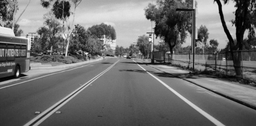
#> input picture HW3/lane.png, 256 x 126 px, shrunk from 1022 x 505 before the run
$ python problem3.py
#> lines starting #> are read from the running program, lines starting #| are printed output that depends on the picture
#> further down, lane is the input picture: shape (126, 256); min 0, max 251, mean 110.3
from matplotlib import image
from matplotlib import pyplot as plt
import numpy as np
from skimage import exposure
import cv2
import matplotlib.cm as cm


def GaussianSmoothing(inputImage):

    kernel = (1/159) * np.array([[2,4,5,4,2],[4,9,12,9,4],[5,12,15,12,5],[4,9,12,9,4],[2,4,5,4,2]])

    kernelSize = kernel.shape[0]

    imagePadded = np.pad(inputImage, pad_width=((kernelSize, kernelSize), (kernelSize, kernelSize)), mode='symmetric') #pad around symmetrically with window size which is more than enough

    outputImage = np.zeros(inputImage.shape)

    for row in range(inputImage.shape[0]):

        print(row)


        for col in range(inputImage.shape[1]): #by iterating through the row and column, we are going through each pixel coordinate on the original image

            value = inputImage[row][col]

            rowOffset = row + kernelSize
            colOffset = col + kernelSize #center of the kernel on the padded image space

            kernelSampledValues = imagePadded[int(rowOffset - (kernelSize-1)/2) : int(rowOffset + (kernelSize-1)/2 + 1), int(colOffset - (kernelSize-1)/2) : int(colOffset + (kernelSize-1)/2 + 1)] #extract the kernel by slicing

            elementwiseMultiply = np.multiply(kernel,kernelSampledValues) #multiply kernel values by Gaussian weights

            outputImage[row][col] = np.sum(elementwiseMultiply) #return the sum of the kernel values
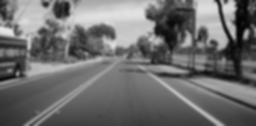
#> outputImage: shape (126, 256) float64; min 4.31, max 229.8, mean 110.3

    return outputImage

def Sobel(inputImage):

    kx = np.array([[-1,0,1],[-2,0,2],[-1,0,1]])
    ky = np.array([[-1,-2,-1],[0,0,0],[1,2,1]]) #gradient kernels

    kernelSize = kx.shape[0]

    imagePadded = np.pad(inputImage, pad_width=((kernelSize, kernelSize), (kernelSize, kernelSize)), mode='symmetric') #pad around symmetrically with window size which is more than enough
#> imagePadded: shape (132, 262) float64


    outputGradientMagnitudes = np.zeros(inputImage.shape)
    outputGradientAngles = np.zeros(inputImage.shape)
    outputCombinedImage = np.zeros(inputImage.shape)


    for row in range(inputImage.shape[0]):

        print(row)

        for col in range(inputImage.shape[1]): #by iterating through the row and column, we are going through each pixel coordinate on the original image

            value = inputImage[row][col]

            rowOffset = row + kernelSize
            colOffset = col + kernelSize #center of the kernel on the padded image space

            kernelSampledValues = imagePadded[int(rowOffset - (kernelSize-1)/2) : int(rowOffset + (kernelSize-1)/2 + 1), int(colOffset - (kernelSize-1)/2) : int(colOffset + (kernelSize-1)/2 + 1)] #extract the kernel by slicing

            elementwiseMultiplyKx = np.multiply(kx,kernelSampledValues)
            Gx = np.sum(elementwiseMultiplyKx) #multiply by kernel, then sum values to get value of gradient

            elementwiseMultiplyKy = np.multiply(ky,kernelSampledValues)
            Gy = np.sum(elementwiseMultiplyKy)

            outputGradientMagnitudes[row][col] = np.sqrt(np.square(Gx) + np.square(Gy)) #get magnitude by performing Pythagorean theorem
            outputGradientAngles[row][col] = np.arctan(Gy / Gx) #get angle in radians with arctan; this is limited to -pi/2 to pi/2

            if outputGradientMagnitudes[row][col] > 100: #to build the magnitude-gradient image, we only want to show the pixels above a certain threshold, since angle image alone is very noisy
                outputCombinedImage[row][col] = (outputGradientAngles[row][col] + (np.pi / 2)) / (np.pi) #first add pi/2 to angle so now it is always positive from 0 to pi, then normalize to 0-1 range by dividing by pi
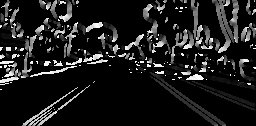
#> outputCombinedImage: shape (126, 256) float64; min 0, max 1, mean 0.114
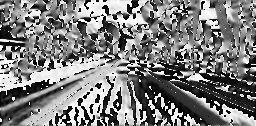
#> outputGradientAngles: shape (126, 256) float64; min -1.57, max 1.57, mean -0.02; drawn with min black and max white
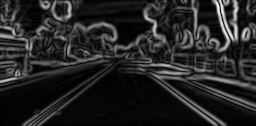
#> outputGradientMagnitudes: shape (126, 256) float64; min 0.271, max 465.2, mean 67.9; drawn with min black and max white

    return outputGradientMagnitudes, outputGradientAngles, outputCombinedImage #return all three images containing different information extracted using Sobel


def NMS(inputMagnitudesImage,inputAngleImages):

    inputMagnitudesImagePadded = np.pad(inputMagnitudesImage, pad_width=((1,1), (1,1)), mode='symmetric') #pad 1 pixel around image symmetrically so we can go value compare in gradient direction along edges
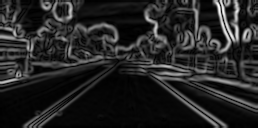
#> inputMagnitudesImagePadded: shape (128, 258) float64; min 0.271, max 465.2, mean 67.6; drawn with min black and max white

    outputMagntiudeImage = np.zeros(inputAngleImages.shape)

    for row in range(inputMagnitudesImage.shape[0]):

        print(row)

        for col in range(inputMagnitudesImage.shape[1]): #by iterating through the row and column, we are going through each pixel coordinate on the original image

            rowOffset = row + 1
            colOffset = col + 1 #absolute coordinates in padded image space; basically just add 1 to both
            pixelValueTarget = inputMagnitudesImagePadded[rowOffset][colOffset]

            direction = getAngleDirection(inputAngleImages[row][col]) #get value from 0 to 3 to determine direction of gradient and which neighboring pixels to check

            if direction == 0: #NS
                pixelValue1 = inputMagnitudesImagePadded[rowOffset+1][colOffset]
                pixelValue2 = inputMagnitudesImagePadded[rowOffset-1][colOffset]
                if pixelValue1 > pixelValueTarget or pixelValue2 > pixelValueTarget: #if either of the neighboring pixels has a higher value, the target pixel cannot be a local max, so suppress it
                    outputMagntiudeImage[row][col] = 0
                else:
                    outputMagntiudeImage[row][col] = pixelValueTarget

            if direction == 1: #SE-NW
                pixelValue1 = inputMagnitudesImagePadded[rowOffset-1][colOffset+1]
                pixelValue2 = inputMagnitudesImagePadded[rowOffset+1][colOffset-1]
                if pixelValue1 > pixelValueTarget or pixelValue2 > pixelValueTarget:
                    outputMagntiudeImage[row][col] = 0
                else:
                    outputMagntiudeImage[row][col] = pixelValueTarget

            if direction == 2: #EW
                pixelValue1 = inputMagnitudesImagePadded[rowOffset][colOffset+1]
                pixelValue2 = inputMagnitudesImagePadded[rowOffset][colOffset-1]
                if pixelValue1 > pixelValueTarget or pixelValue2 > pixelValueTarget:
                    outputMagntiudeImage[row][col] = 0
                else:
                    outputMagntiudeImage[row][col] = pixelValueTarget

            if direction == 3: #NE-SW
                pixelValue1 = inputMagnitudesImagePadded[rowOffset+1][colOffset+1]
                pixelValue2 = inputMagnitudesImagePadded[rowOffset-1][colOffset-1]
                if pixelValue1 > pixelValueTarget or pixelValue2 > pixelValueTarget:
                    outputMagntiudeImage[row][col] = 0
                else:
                    outputMagntiudeImage[row][col] = pixelValueTarget
#> this loop made 126 passes
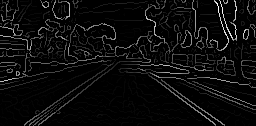
#> outputMagntiudeImage: shape (126, 256) float64; min 0, max 465.2, mean 22.9; drawn with min black and max white

    return outputMagntiudeImage

def getAngleDirection(inputAngle): #angle is output of arctan in radians, so is limited to -pi/2 and pi/2

    #return direction enums: 0: NS, 1:SE-NW, 2:EW, 3:NE-SW

    inputAngleOffset = inputAngle + np.pi/2 #add pi/2 so now angle is within 0 to pi and always positive

    rounded = np.round(inputAngleOffset / (np.pi/4)) #divide by 45 degrees and round to nearest integer to determine which direction is nearest

    if rounded == 0 or rounded == 4:
        return 0
    else:
        return rounded


lane = cv2.imread("lane.png",0)
laneSmooth = GaussianSmoothing(lane)
laneMag,laneAngle,laneComb = Sobel(laneSmooth)
laneMagSuppressed = NMS(laneMag,laneAngle)

plt.imshow(laneSmooth,cmap="gray")
plt.show()
plt.imshow(laneMag,cmap="gray")
plt.show()
plt.imshow(laneAngle,cmap="gray")
plt.show()
plt.imshow(laneComb,cmap="viridis")
plt.show()
plt.imshow(laneMagSuppressed,cmap="gray")
plt.show()
plt.imshow((laneMagSuppressed > 110) * laneMagSuppressed,cmap="gray")
plt.show()
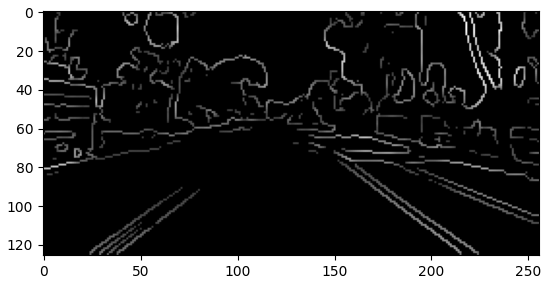
#> figure drawn by matplotlib, 1 panel

$ run again, with HW3/beach.png copied over HW3/lane.png
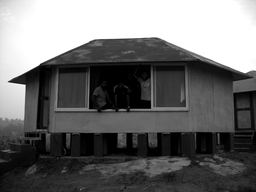
#> input picture HW3/beach.png, 256 x 192 px, shrunk from 800 x 600 before the run
#> lane is the input picture: shape (192, 256); min 0, max 255, mean 110.1
#> in NMS, `inputMagnitudesImagePadded = np.pad(inputMagnitudesImage, pad_width=((..`:
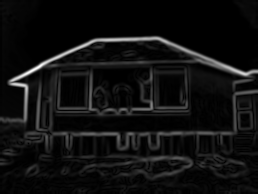
#> inputMagnitudesImagePadded: shape (194, 258) float64; min 0, max 533.7, mean 34.3; drawn with min black and max white
#> the loop in NMS, `for row in range(inputMagnitudesImage.shape[0]): ` made 192 passes
#> `plt.show()`:
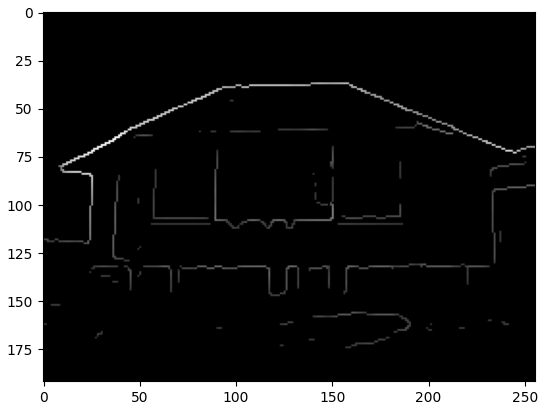
#> figure drawn by matplotlib, 1 panel

$ run again, with HW3/mean81.png copied over HW3/lane.png
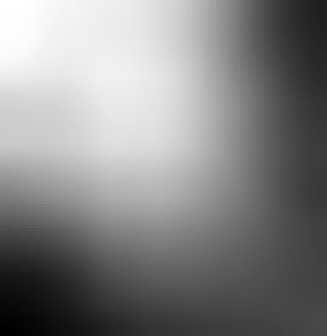
#> input picture HW3/mean81.png, 109 x 112 px (shown 3 times larger)
#> lane is the input picture: shape (112, 109); min 0, max 255, mean 133.1
#> after the loop in Sobel, `for row in range(inputImage.shape[0]):`:
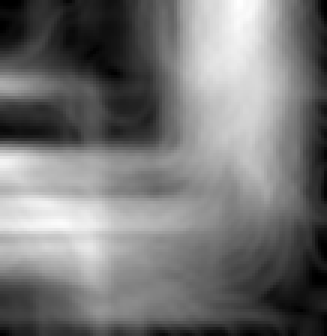
#> outputGradientMagnitudes: shape (112, 109) float64 (shown 3 times larger); min 0, max 42.19, mean 19.4; drawn with min black and max white
#> the loop in NMS, `for row in range(inputMagnitudesImage.shape[0]): ` made 112 passes
#> after the loop in NMS, `for row in range(inputMagnitudesImage.shape[0]):`:
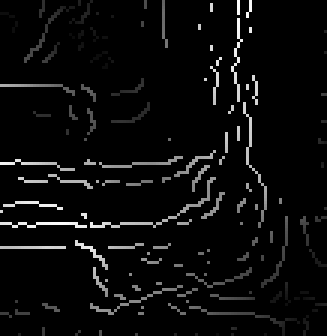
#> outputMagntiudeImage: shape (112, 109) float64 (shown 3 times larger); min 0, max 42.19, mean 1.8; drawn with min black and max white
